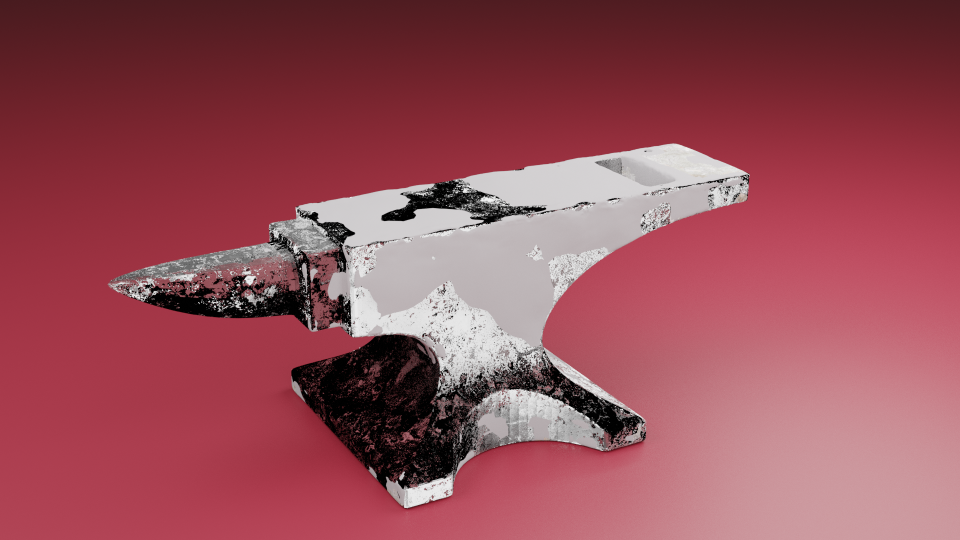
#> input picture models/Anvil.png, 1920 x 1080 px (shown at 1/2 size); its folder holds only this picture in this run
$ jupyter execute --allow-errors Bootcamp-Project-1-Python_Zainab.ipynb   (shell and % lines are left out)
#> lines starting #> are read from the running program, lines starting #| are printed output that depends on the picture
#> the answer given: models/Anvil.png
# Zainab Melaibari

# Bootcamp-Project-1-Python

#### Based on what you’ve learned until now, create a project of your choosing (impress us with your imagination). This project must at least satisfy the following minimum requirements:

- Use at least 3 different data types.
- Use lists or dictionaries or tuples or sets.
- Use loops.
- Use functions that return an output.
- Use conditions.
- Use a Lambda function.

### Example: Riyadh Season Reservations

#### Overview: An online website that shows different events. The visitor should be able to do the following tasks for the store to function properly. As a visitor, I should be able to do the following:

- Browse Events.
- View the event info (summary, time, price, place, etc.)
- Search for an Event.
- Get recommendations for my next visit based on my ticket purchase history.
- Add tickets to the shopping cart.
- Remove a ticket from the shopping cart.
- List the tickets in my shopping cart.
- Modify the number of the ticket (by default one ticket).
- Continue to checkout.
- Get a QR code for my ticket.
- Review my coming events.

#### Final Deliverables:
- Notebook file(.ipynb).
- README.md file.
- Due Date: Sat, 20, at 09:00 p.m.
- The Final presentation will be on Sunday (5 min for each one).

### Project: MeshMaker

#### Overview: A program that receives customers' orders for custom 3D models and animation. The customers should be able to do the following tasks for the store to function properly. As a customer, I should be able to do the following:

- Browse 3D models.
- View each model's info (image, description, price)
- Order my own custom model.
- Get an estimated price for my order.
- Cancel my order.
- Contact the MeshMaker team.
- Get a QR code for my order summary.

[cell 1]
#import needed libraries

import glob
from IPython.display import Image, display
from PIL import Image
import qrcode
from datetime import datetime

#define a function that print the program options menu and take the user choice
def menu():

    print("|                                                                                                    |",
          "\n|  Please enter your choice number:                                                                  |",
          "\n|                                                                                                    |",
          "\n|    1- To brows our 3D models examples.                                                             |",
          "\n|    2- To order your custom model.                                                                  |",
          "\n|    3- To estimate the order price.                                                                 |",
          "\n|    4- To contact the MeshMaker team.                                                               |",
          "\n|    0- To exit the program.                                                                         |",
          "\n|                                                                                                    |")

    userChoice = int(input()) #get user choice
#> the answer given: 1

    return userChoice

#define a function that will display models examples for the user
def modelsExamples():

    #save a list that contains models images paths
    listOfImages = [img for img in glob.glob("models\*")] #glob used here to returns an array of filenames for models images

    #create a dictionary that stores models info
    modelsInfo = {"name": ["Anvil", "BlueCube", "Donuts", "Glasses", "Ring", "StormyOcean"] ,
              "description": ["A 3d model of an anvil that has detailed textures and a lot of well-designed loop cuts.", "A 3d model of a -nice looking- high transparency blue cube.", "A detailed 3d model of a donut and a cup of coffee, make render of the scene and animation of sliding donut plate.", "A 3d model of a studying glasses that has custom buttons on its side, and make a render and animation of it in a simple environment that has been created with additional objects to enhance render looking.", "A 3d model of a ring that has smooth shiny looking with custom colors on its stone, and make a render of it with great lighting settings.", "A render of a full scene of a stormy ocean, including: ocean, sky, rains models"],
              "price": [250, 200, 100, 180, 180, 80],
              "path": listOfImages}


    #print all saved models info for the user
    for i in range(len(modelsInfo["name"])):
        print("Model number "+str(i+1)+": ")
        print("Name: ", modelsInfo["name"][i])
        print("Description: ", modelsInfo["description"][i])
        print("Price: ", modelsInfo["price"][i])
        #display an image for each model
        display(Image.open((modelsInfo["path"][i])).resize((200, 150)))
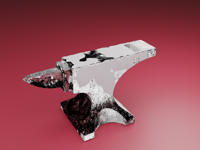
#> shown: PIL image 200x150 RGBA; mean R, G, B, A 150.7, 77.8, 87.9, 255

#define a function that will take new custom model order from the user and add it to orders dictionary for later use by meshMakers team
# [101 lines left out: functions orderCustomModel, estimatePrice, contactTeam, not called in this run]


#define the main function that will include the main logic of the program
def main():

    #show welcom message
    print("\n --------------------------------  Welcome to the MeshMaker Program  -------------------------------- ",
          "\n|                                                                                                    |",
         "\n|  You can brows 3D Models, order your own custom model, and contact us at any time!                 |",
         "\n|                                                                                                    |")


    #get the name of the user
    userName = input("|What is your name?                                                                                  |"
                     +"\n\n")

    #use lambda that accepts one argument to greet user
    greetUser = lambda name : print('\nHey,', name,"\n")

    #call lambda function with user name
    greetUser(userName)


    userChoice = 20 #give arbitrary number to enter the loop (not 0 because 0 will exit the program later)
    ordersDict = {"description": [],"time": []} #create a dictionary that will store the users orders info later

    while userChoice!=0: #wile the user doesn't choose to exit the program

        userChoice = menu() #display the progran menu

        #if the user choose to brows our 3D models examples.
        if userChoice == 1:
            modelsExamples()

        #if the user choose to order a custom model.
        elif userChoice == 2:
            ordersDict = orderCustomModel(ordersDict)

        #if the user choose to estimate the order price.
        elif userChoice == 3:
            estimatePrice()

        #if the user choose to contact the MeshMaker team.
        elif userChoice == 4:
            contactTeam()

    #call lambda function with user name
    greetUser(userName)
    print(" ----------------------- Thanks for using MeshMaker! Hope to see you again :) ----------------------- ")

#call the main function that will start the program
#> (the rest of this cell did not finish here and is left out)


$ run again, on models/Ring.png
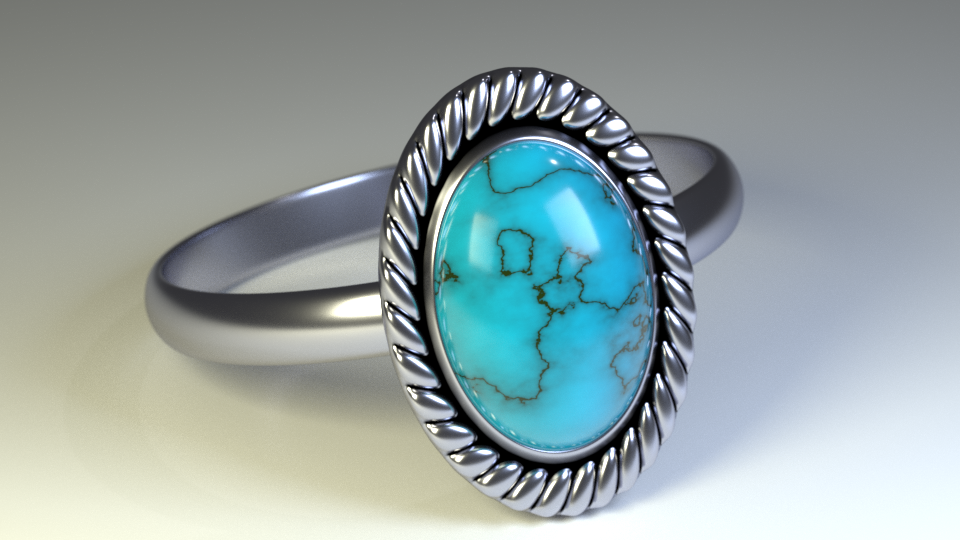
#> input picture models/Ring.png, 960 x 540 px
#> in modelsExamples, `display(Image.open((modelsInfo["path"][i])).resize((200, 150)))`:
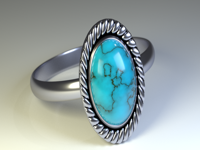
#> shown: PIL image 200x150 RGBA; mean R, G, B, A 148.7, 163.7, 163.7, 255

$ run again, on models/Donuts.jpg
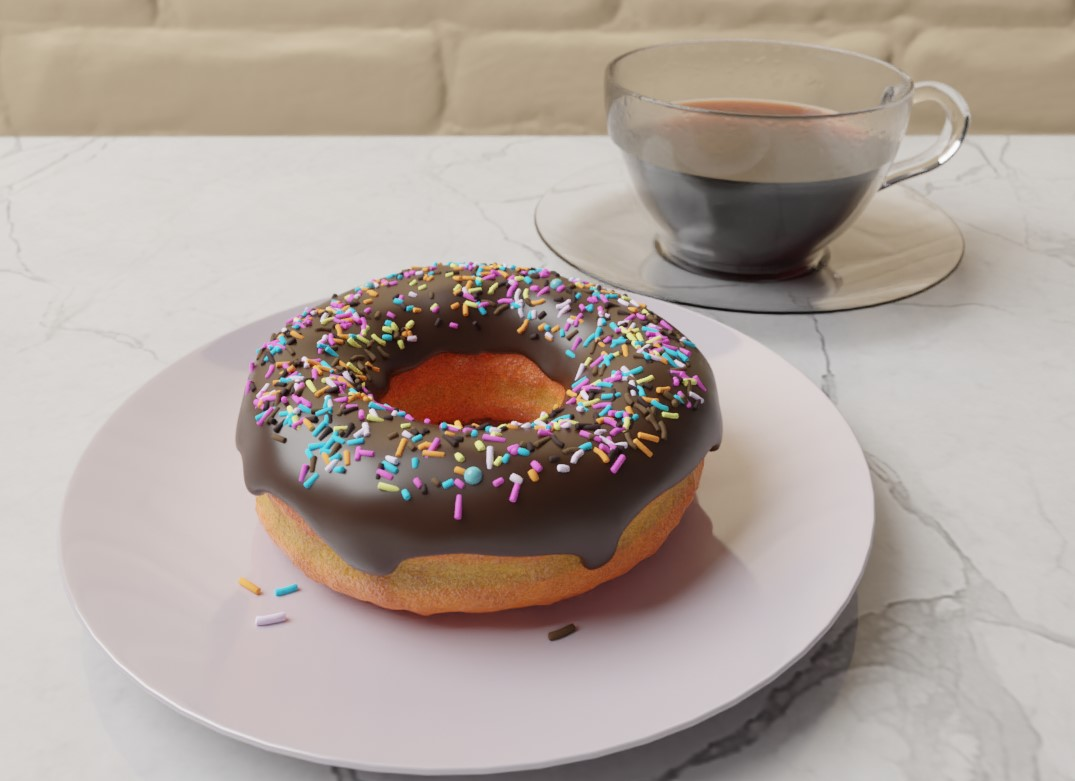
#> input picture models/Donuts.jpg, 1075 x 781 px
#> in modelsExamples, `display(Image.open((modelsInfo["path"][i])).resize((200, 150)))`:
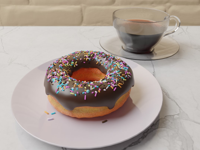
#> shown: PIL image 200x150 RGB; mean R, G, B 174.6, 162.2, 154.3
